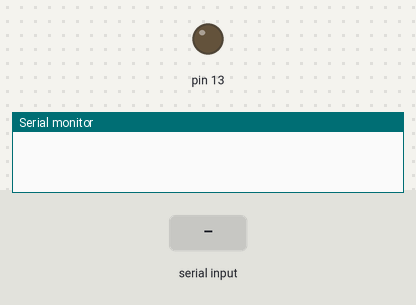
Recording of a sketch running on a simulated Arduino Uno, built with avr-gcc and run on an emulated ATmega328P. On the bench: output pins drawn as LEDs (lit = HIGH), the last lines printed to the serial monitor. The inputs (shaded band) are chosen by the test bench.

Above: at 1.2 s.
1.3 s: "1" received over Serial
At 2.5 s:
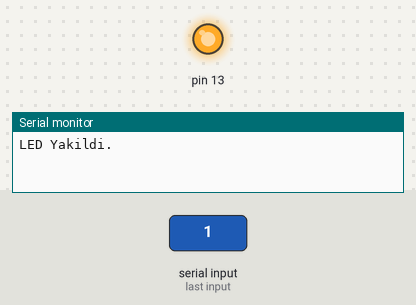
2.9 s: "0" received over Serial
At 3.7 s:
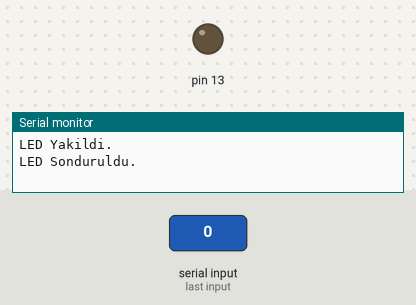
Timing chart, 0 to 5.9 s (numbered marks = the images above; inputs shaded):
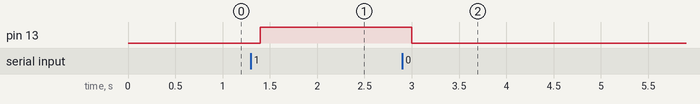

Measured:
- after the input at 1.3 s, pin 13: LOW → HIGH after 0.10 s
- after the input at 2.9 s, pin 13: HIGH → LOW after 0.10 s

The sketch:

Bluetooth_HC06.ino
```cpp
char veri;

void setup() {
  Serial.begin(9600);
  pinMode(13,OUTPUT);
}

void loop() {
if (Serial.available()>0){

  veri=Serial.read();

  if(veri=='1'){
  digitalWrite(13,1);
  Serial.println("LED Yakildi.");
  }

  if (veri=='0'){
    digitalWrite(13,0);
    Serial.println("LED Sonduruldu." );
  }
}
  delay(100);
}
```
